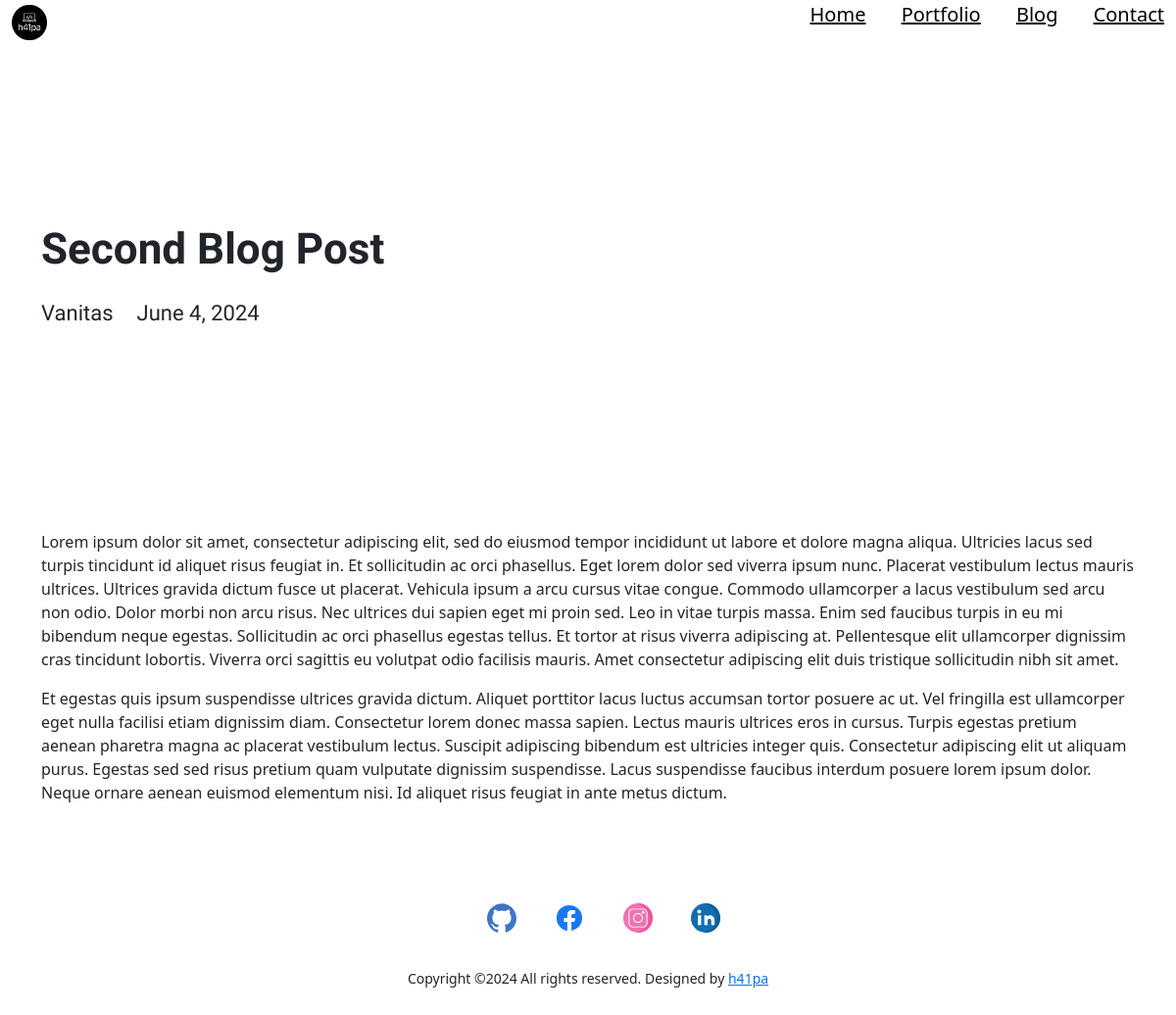
The app's page /blog/second-blog-post with its own data.
### portfolio/models.py (models this page shows, shortened)
class Blog(models.Model):
    class Meta:
        verbose_name_plural = "Blog Profiles"
        verbose_name = "Blog"
        ordering = ['timestamp']
    timestamp = models.DateTimeField(auto_now=True)
    author = models.CharField(max_length=200, null=True, blank=True)
    name = models.CharField(max_length=200, null=True, blank=True)
    description = models.CharField(max_length=500, null=True, blank=True)
    body = CKEditor5Field(blank=True, null=True, config_name='extends')
    slug = models.SlugField(null=True, blank=True)
    image = models.ImageField(blank=True, null=True, upload_to='blog')
    is_active = models.BooleanField(default=True)

### portfolio/views.py (the view)
# urls.py: path('blog/<slug:slug>', views.blog_detail, name='blog'),
def blog_detail(request, slug):
    blog = Blog.objects.get(slug=slug)
    context = {'blog': blog}
    return render(request, 'blog-detail.html', context)

### website/context_processors.py (called while the page is built)
def project_context(request):
    context = {
        'me': User.objects.first(),
    }
    return context

### templates/blog-detail.html (shortened to what this page needs)
{% extends 'base.html' %}
{%load static%}
{%block content%}
<section>
  <div class="innerPageBannerCol">
    <div class="container">
      <div class="row g-4 g-md-3  align-items-center">
        <div class="col-md-6">
          <div class="bannerContent">
            <h1 class="xlTitle pb-md-3">{{blog.name|title}}</h1>
          </div>
        </div>
      </div>
      <div class="row">
        <div class="col-md-auto">
          <div class="authorCol">
            <h4 class="smTitle pb-3">{{blog.author|title}}</h4>
          </div>
        </div>
        <div class="col-md">
          <h4 class="smTitle pb-3">{{blog.timestamp.date}}</h4>
        </div>
      </div>
    </div>
  </div>
</section>
<section>
  <div class="sectionSpaceSm">
    <div class="container">
      {{blog.body|safe}}
    </div>
  </div>
</section>
{%endblock%}

### static/css/style.css (style rules this page uses)
:root { --primaryColor: #9C07B6; --primaryDarkColor: #3D0048; --primaryHoverColor: #900AA8; --secondaryColor: #F9B000; --baseColor: #21243D; --baseFont: 'Heebo', sans-serif; --titleFont: 'Courier Prime', monospace; --regular: 400; --medium: 500; --bold: 700; --black: 900; --lightBg: #F1F1F1; }
html { scroll-behavior: smooth; }
body { font-family: var(--baseFont); color: var(--baseColor); line-height: normal; }
.xlTitle { font-size: 44px; line-height: 1.3; font-weight: var(--bold); font-family: var(--titleFont) }
.smTitle { font-size: 22px; line-height: normal; font-weight: var(--regular); font-family: var(--titleFont) }
.sectionSpaceSm { padding: 35px 0; }
.innerPageBannerCol { padding: 180px 0 150px; }
@media (min-width:992px) { .container, .container-lg, .container-md, .container-sm, .container-xl, .container-xxl { max-width: 890px; } }

### records on screen
Blog: name "Second Blog Post", author "Vanitas", timestamp "June 4, 2024", body "Lorem ipsum dolor sit amet, consectetur adipiscing elit, sed do eiusmod tempor incididunt ut labore et dolore magna aliqua. Ultricies lacus sed turpis tincidunt id aliquet risus feugiat in. Et sollicitudin ac orci phasellus. Eget lorem dolor sed viverra ipsum nunc. Placerat vestibulum lectus mauris ultrices. Ultrices gravida dictum fusce ut placerat. Vehicula ipsum a arcu cursus vitae congue. Commodo ullamcorper a lacus vestibulum sed arcu non odio. Dolor morbi non arcu risus. Nec ultrices dui sapien eget mi proin sed. Leo in vitae turpis massa. Enim sed faucibus turpis in eu mi bibendum neque egestas. Sollicitudin ac orci phasellus egestas tellus. Et tortor at risus viverra adipiscing at.…"
